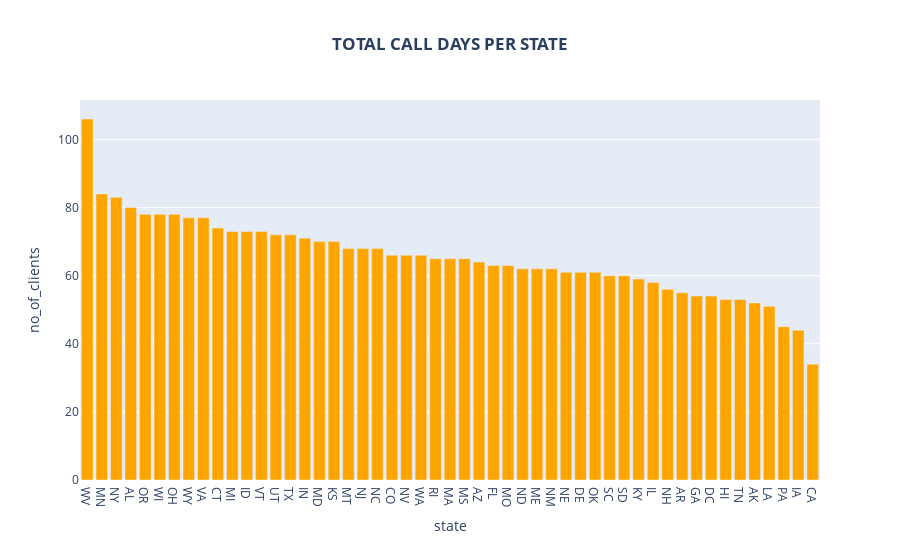

The cell this chart's notebook holds for it:
### Code cell
# Creating a bar chart to visualize the total number of call days per state
fig = px.bar(clients_per_state,
    x = 'state',
    y = 'no_of_clients',
    title = "TOTAL NUMBER OF DAYS PER STATE"
)
fig.update_layout(
    title = dict(text = "<b>TOTAL CALL DAYS PER STATE</b>", x = 0.5, xanchor = 'center')
)
fig.update_traces(marker_color='orange')
fig.show()

### Figure 1 — Plotly figure (JSON) as saved in the notebook; plotly's stock layout.template omitted (floating-point values rounded to 4 significant figures)
{"data": [{"alignmentgroup": "True", "hovertemplate": "state=%{x}<br>no_of_clients=%{y}<extra></extra>", "legendgroup": "", "marker": {"color": "orange"}, "name": "", "offsetgroup": "", "orientation": "v", "showlegend": false, "textposition": "auto", "type": "bar", "x": ["WV", "MN", "NY", "AL", "OR", "WI", "OH", "WY", "VA", "CT", "MI", "ID", "VT", "UT", "TX", "IN", "MD", "KS", "MT", "NJ", "NC", "CO", "NV", "WA", "RI", "MA", "MS", "AZ", "FL", "MO", "ND", "ME", "NM", "NE", "DE", "OK", "SC", "SD", "KY", "IL", "NH", "AR", "GA", "DC", "HI", "TN", "AK", "LA", "PA", "IA", "CA"], "xaxis": "x", "y": [106, 84, 83, 80, 78, 78, 78, 77, 77, 74, 73, 73, 73, 72, 72, 71, 70, 70, 68, 68, 68, 66, 66, 66, 65, 65, 65, 64, 63, 63, 62, 62, 62, 61, 61, 61, 60, 60, 59, 58, 56, 55, 54, 54, 53, 53, 52, 51, 45, 44, 34], "yaxis": "y"}], "layout": {"barmode": "relative", "legend": {"tracegroupgap": 0}, "title": {"text": "<b>TOTAL CALL DAYS PER STATE</b>", "x": 0.5, "xanchor": "center"}, "xaxis": {"anchor": "y", "domain": [0, 1], "title": {"text": "state"}}, "yaxis": {"anchor": "x", "domain": [0, 1], "title": {"text": "no_of_clients"}}}}
